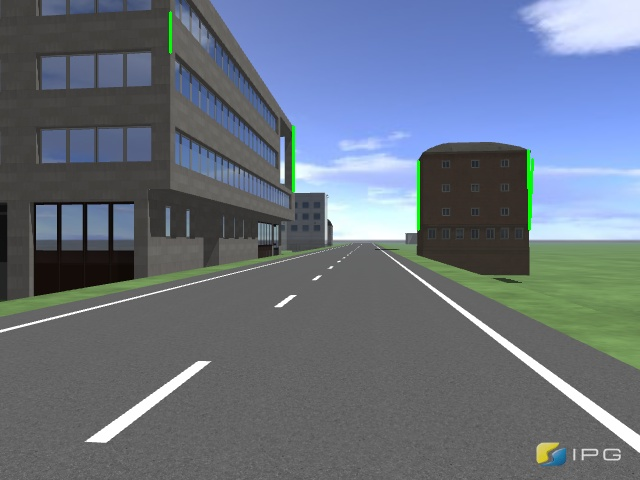
#> input picture images/image0.jpg, 640 x 480 px
$ python -i preprocessing.py   (imports and definitions only)
#> lines starting #> are read from the running program, lines starting #| are printed output that depends on the picture
#> further down, picture is the input picture: shape (480, 640, 3); mean B, G, R 127.2, 114, 104.2
import cv2
import numpy as np


def preprocess_frame(frame: np.ndarray) -> np.ndarray:

    # Volker Anfang: Beliebige Filter einsetzen
    gray = cv2.cvtColor(frame, cv2.COLOR_BGR2GRAY)
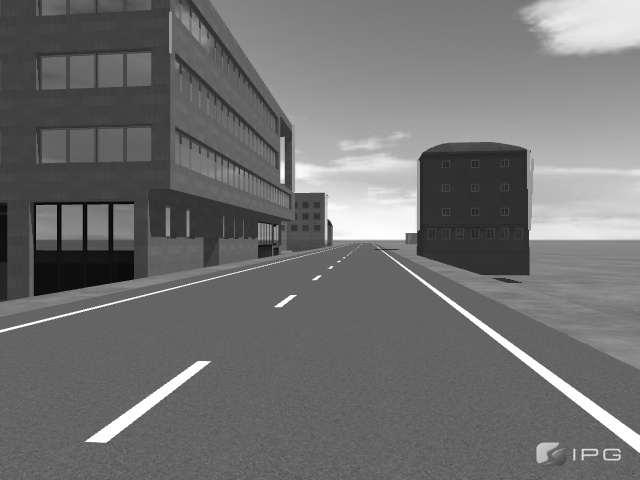
#> gray: shape (480, 640); min 5, max 255, mean 112.6
    # Variante 1:
    blur = cv2.GaussianBlur(gray,(5,5),0)
    ret, thresh = cv2.threshold(blur, 90, 255, cv2.THRESH_TOZERO_INV)
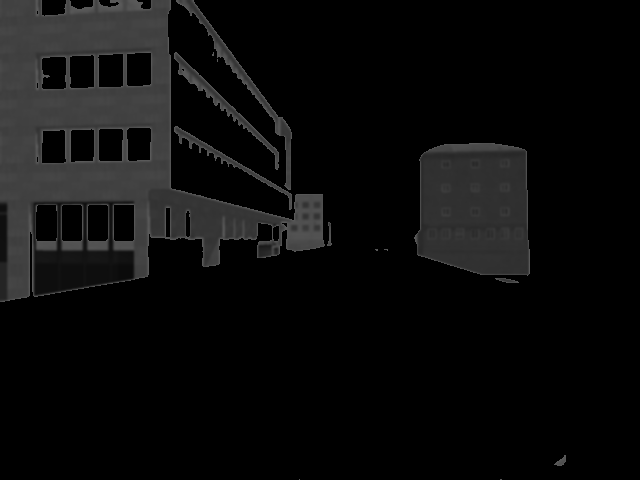
#> thresh: shape (480, 640); min 0, max 90, mean 12.1
    #ret, thresh = cv2.adaptiveThreshold(blur, 255, cv2.ADAPTIVE_THRESH_GAUSSIAN_C, cv2.THRESH_BINARY,15,12)
    cv2.imshow('blurred + threshed', thresh)

    return_image = thresh
    # Volker Manz Ende
    # Ziel: möglichst viele Punkte am Rande von den Gebäuden / auch braunes rechts

    return return_image

>>> import cv2
>>> picture = cv2.imread('images/image0.jpg')
>>> result = preprocess_frame(picture)

$ run again, on images/image1.jpg
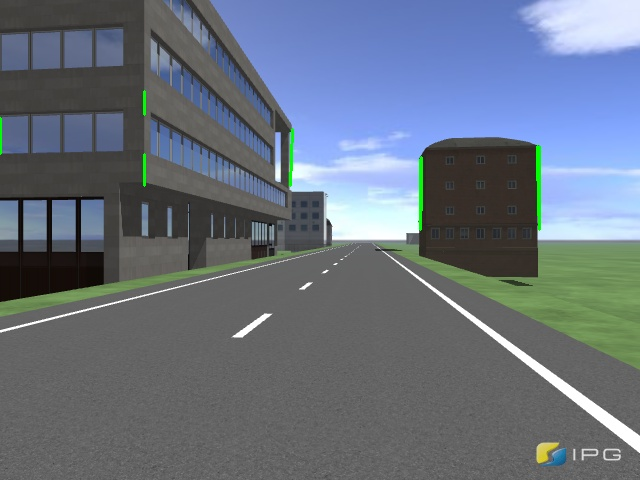
#> input picture images/image1.jpg, 640 x 480 px
#> picture is the input picture: shape (480, 640, 3); mean B, G, R 126.8, 113.7, 103.8
#> in preprocess_frame, `gray = cv2.cvtColor(frame, cv2.COLOR_BGR2GRAY)`:
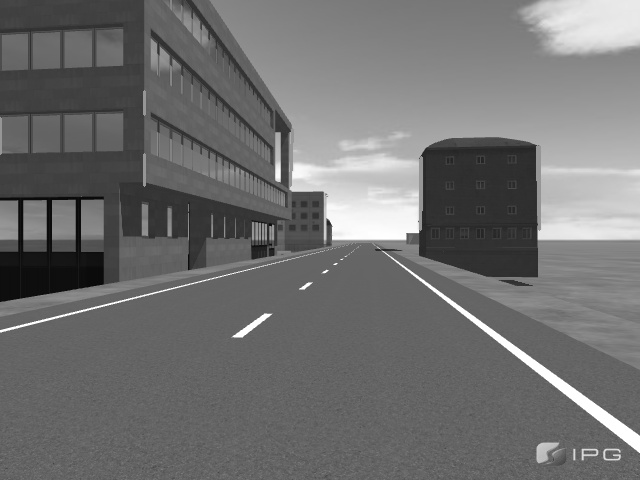
#> gray: shape (480, 640); min 6, max 255, mean 112.2
#> in preprocess_frame, `ret, thresh = cv2.threshold(blur, 90, 255, cv2.THRESH_TOZERO_INV)`:
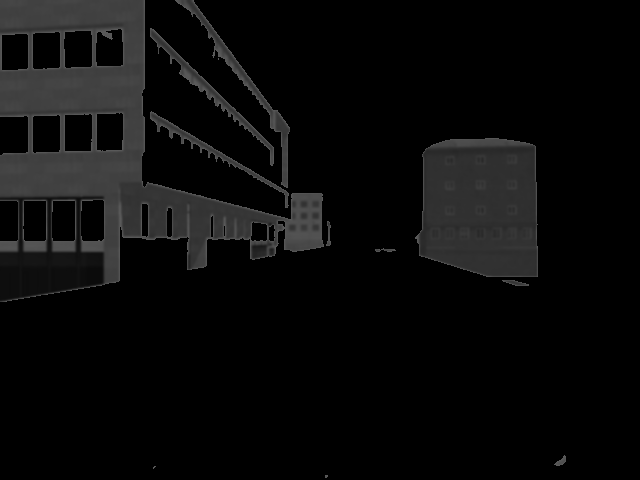
#> thresh: shape (480, 640); min 0, max 90, mean 10.8

$ run again, on images/image10.jpg
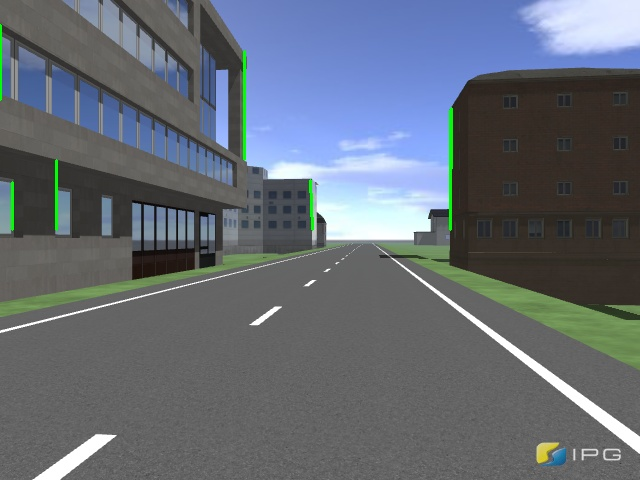
#> input picture images/image10.jpg, 640 x 480 px
#> picture is the input picture: shape (480, 640, 3); mean B, G, R 116.7, 107.4, 100.2
#> in preprocess_frame, `gray = cv2.cvtColor(frame, cv2.COLOR_BGR2GRAY)`:
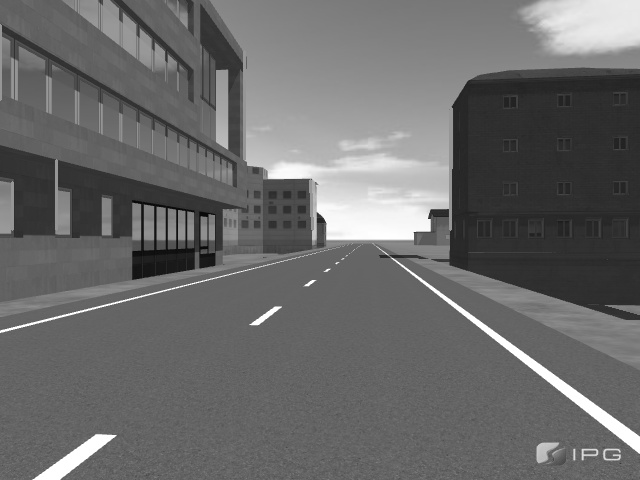
#> gray: shape (480, 640); min 6, max 255, mean 106.3
#> in preprocess_frame, `ret, thresh = cv2.threshold(blur, 90, 255, cv2.THRESH_TOZERO_INV)`:
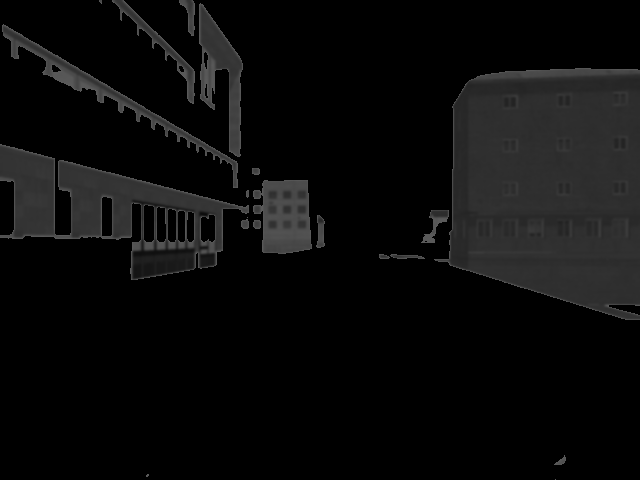
#> thresh: shape (480, 640); min 0, max 90, mean 11.6
